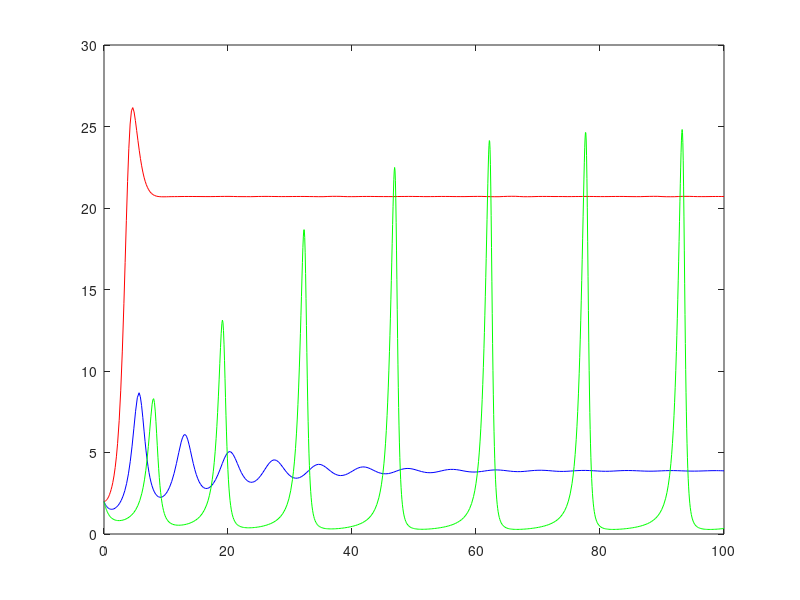

MATLAB code for this plot: (Note: this script raises an error after producing the figure.)
function model
[T,Y]   = ode45(@Bqfun1,[0 100],[2 2]);
[T1,Y1] = ode45(@Bqfun2,[0 100],[2 2]);
[T2,Y2] = ode45(@Bqfun3,[0 100],[2 2]);

plot (T,Y(:,1),'b',T1,Y1(:,1),'r',T2,Y2(:,1),'g');
h=legend('alpha = 0.7','alpha = 0.4','alpha = 0.9',3)
xlabel('t');
ylabel('x');

function dy1 = Bqfun1(t,y)
dy1 = zeros(2,1);
r=2; K=50; theta=4; alpha=0.7; a=0.04; b=0.07; delta0=1; delta1=.3; c=0.7;
dy1=[(r*y(1)*(1-(y(1)/K))*((y(1))/(y(1)+theta))-(alpha*y(1)*y(2)/((1+a*y(1)+b*y(2)))))
    ((c*alpha*y(1)*y(2)/((1+a*y(1)+b*y(2))))-delta0*y(2)-delta1*y(2)*y(2))]

function dy2 = Bqfun2(t,y)
dy2 = zeros(2,1);
r=2; K=50; theta=4; alpha=0.4; a=0.04; b=0.07; delta0=1; delta1=.3; c=0.7;
dy2=[(r*y(1)*(1-(y(1)/K))*((y(1))/(y(1)+theta))-(alpha*y(1)*y(2)/((1+a*y(1)+b*y(2)))))
    ((c*alpha*y(1)*y(2)/((1+a*y(1)+b*y(2))))-delta0*y(2)-delta1*y(2)*y(2))]

function dy3 = Bqfun3(t,y)
dy3 = zeros(2,1);
r=2; K=50; theta=4; alpha=0.9; a=0.04; b=0.07; delta0=1; delta1=.3; c=0.7;
dy3=[(r*y(1)*(1-(y(1)/K))*((y(1))/(y(1)+theta))-(alpha*y(1)*y(2)/((1+a*y(1)+b*y(2)))))
    ((c*alpha*y(1)*y(2)/((1+a*y(1)+b*y(2))))-delta0*y(2)-delta1*y(2)*y(2))]